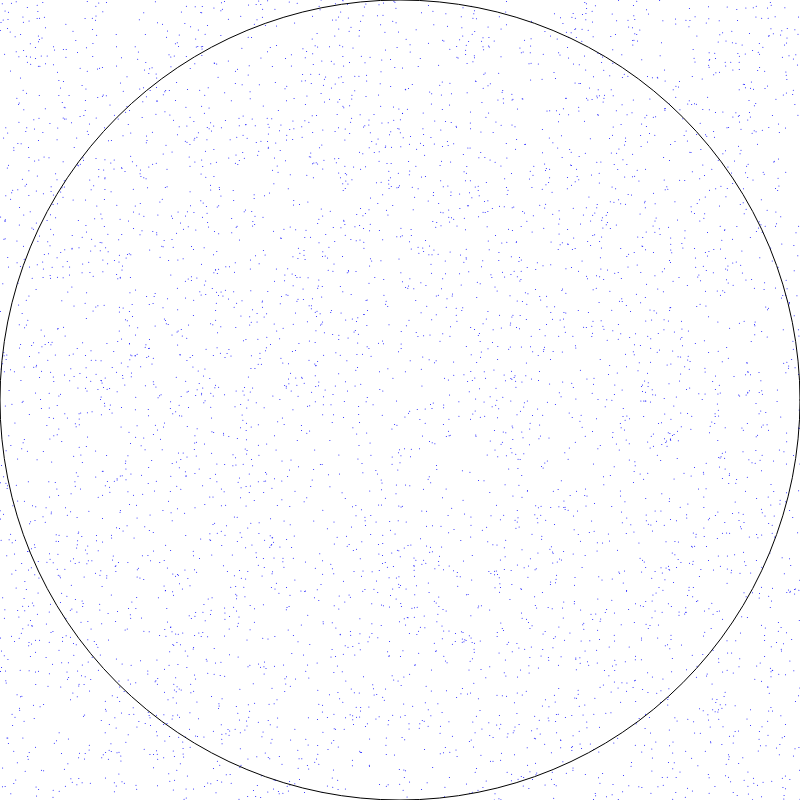
Frame 1 (no input)
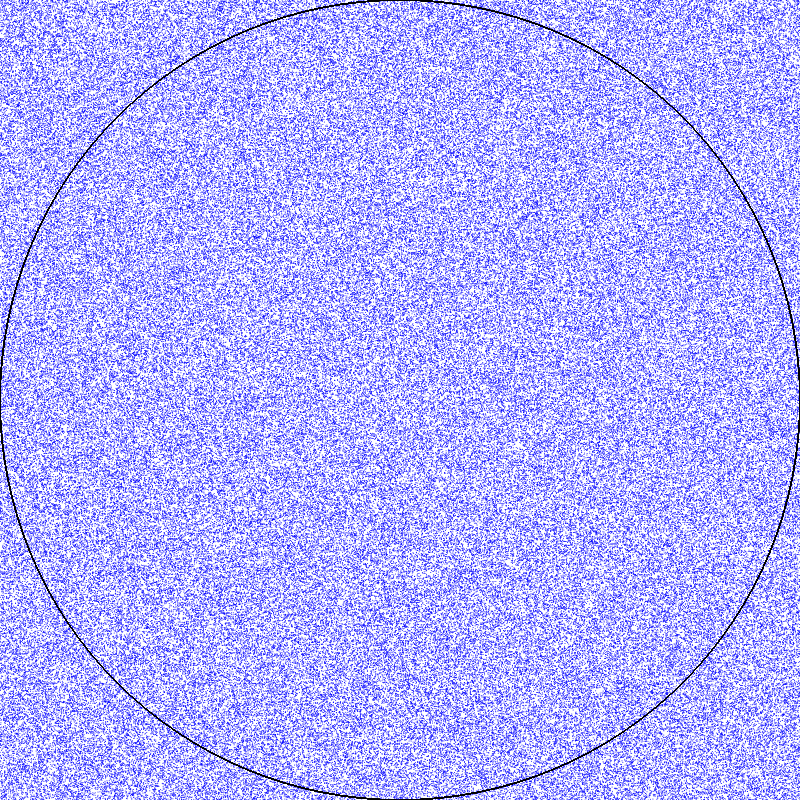
Frame 60 (no input)
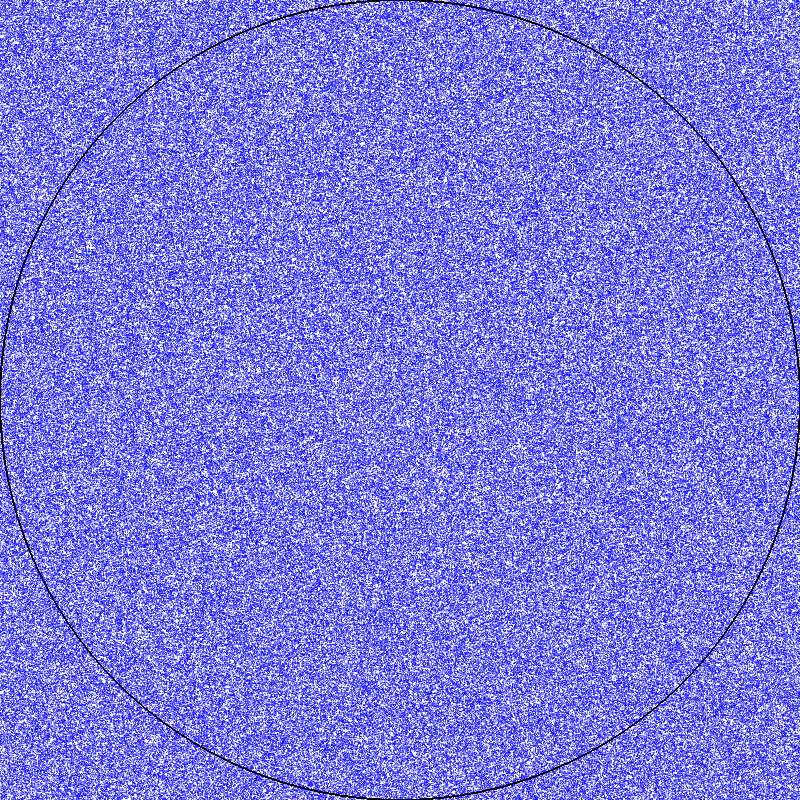
Frame 120 (the mouse pressed at the canvas centre since frame 60)

The p5.js sketch that drew these frames (run headless with seeded random() and noise() and a simulated clock; from frame 60 on, the mouse is pressed at the canvas centre):

// p5.js sketch
// ── sketch.js
let total = 0;
let inCirle = 0;

let center;

function setup() {
    createCanvas(800, 800);
    center = new p5.Vector(width/2, height/2);
}

function draw() {
    //background(200);
    for (let i = 0; i < 5000; i++) { 
        noStroke();
        fill(0, 0, 255);
        let vector = new p5.Vector(random(height), random(width));
        total++;
        if (p5.Vector.dist(vector, center) < width/2) {
            inCirle++;
        }
        ellipse(vector.x, vector.y, 1, 1);
    }

    noFill();
    stroke(0);
    ellipse(center.x, center.y, width, height);

    console.log((inCirle / total) * 4);
}
